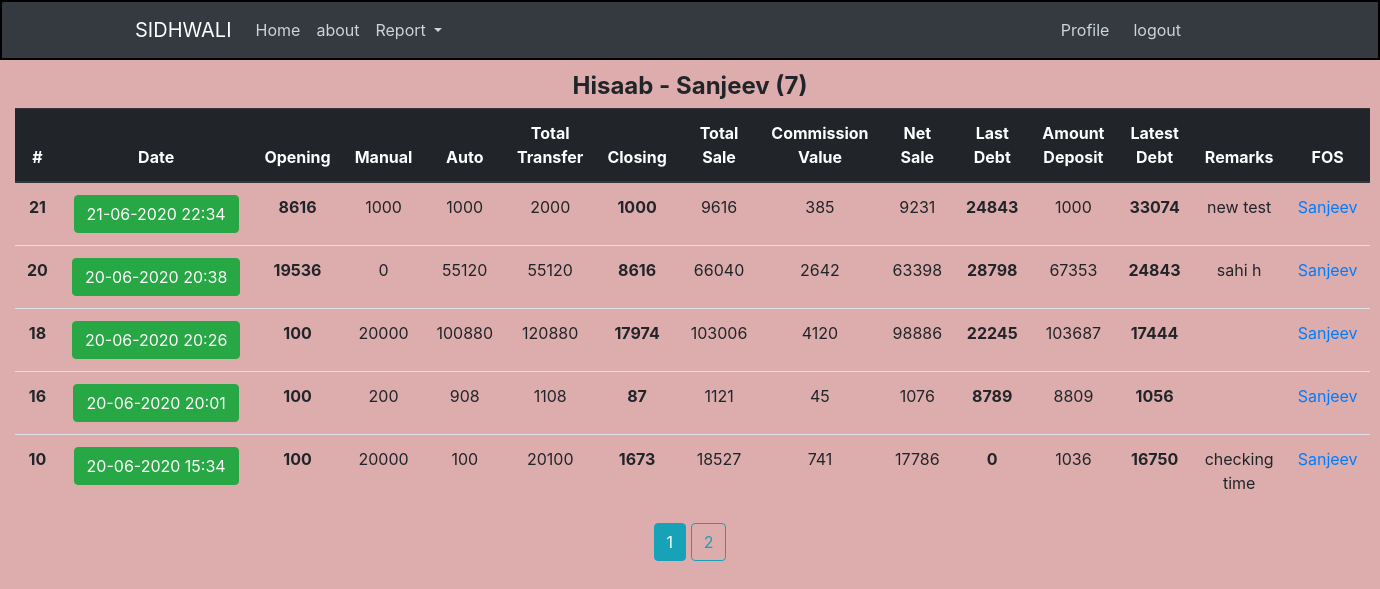
The page /home/user/Sanjeev (signed in) on the database its author committed.
### crm/models.py (models this page shows, shortened)
class User(db.Model, UserMixin):
    id = db.Column(db.Integer, primary_key=True)
    username = db.Column(db.String(20), unique=True, nullable=False)
    email = db.Column(db.String(120), unique=True, nullable=False)
    image_file = db.Column(db.String(20), nullable=False, default="default.jpeg")
    password = db.Column(db.String(20), nullable=False)
    pos_id = db.Column(db.Integer, unique=True, nullable=False)
    hisaab = db.relationship("Hisaab", backref="fos", lazy="dynamic")

class Hisaab(db.Model):
    id = db.Column(db.Integer, primary_key=True)
    date = db.Column(db.DateTime, nullable=False, default=datetime.now)
    open_bal = db.Column(db.Integer, nullable=False, default=0)
    manual_trans = db.Column(db.Integer, nullable=False, default=0)
    auto_trans = db.Column(db.Integer, nullable=False, default=0)
    closing = db.Column(db.Integer, nullable=False, default=0)
    total_trans = db.Column(db.Integer, default=0)
    total_sale = db.Column(db.Integer, default=0)
    commission_value = db.Column(db.Integer, default=0)
    net_sale = db.Column(db.Integer, default=0)
    last_debt = db.Column(db.Integer, nullable=False, default=0)
    amt_received = db.Column(db.Integer, nullable=False, default=0)
    latest_debt = db.Column(db.Integer, default=0)
    remarks = db.Column(db.Text, nullable=False)
    user_id = db.Column(db.Integer, db.ForeignKey("user.id"), nullable=False)

### crm/routes.py (the view)
@app.route("/home/user/<string:username>")
@login_required
def user_hisaab(username):
    page = request.args.get("page", 1, type=int)
    user = User.query.filter_by(username=username).first_or_404()
    hisaab = (
        Hisaab.query.filter_by(fos=user)
        .order_by(Hisaab.date.desc())
        .paginate(page=page, per_page=5)
    )
    return render_template(
        "user_hisaab.html",
        title=current_user.username + " Report",
        hisaab=hisaab,
        admin=admin,
        user=user,
    )

### crm/models.py (called while the page is built)
@login_manager.user_loader
def load_user(user_id):
    return User.query.get(int(user_id))

### crm/templates/user_hisaab.html
{% extends "index.html" %}
{% block content  %}
<div class="container-fluid text-center mt-2">
   <legend class="font-weight-bold mb-1">Hisaab - {{ user.username }} ({{ hisaab.total }})</legend>
   <table class="table">
      <thead class="thead-dark">
         <tr>
            <th scope="col">#</th>
            <th scope="col">Date</th>
            <th scope="col">Opening</th>
            <th scope="col">Manual</th>
            <th scope="col">Auto</th>
            <th scope="col">Total Transfer</th>
            <th scope="col">Closing</th>
            <th scope="col">Total Sale</th>
            <th scope="col">Commission Value</th>
            <th scope="col">Net Sale</th>
            <th scope="col">Last Debt</th>
            <th scope="col">Amount Deposit</th>
            <th scope="col">Latest Debt</th>
            <th scope="col">Remarks</th>
            {% if current_user.username == admin %}
            <th scope="col">FOS</th>
            {% endif %}
         </tr>
      </thead>
      <tbody>
         {% for hisaab in hisaab.items %}
         <tr>
            <th scope="row">{{ hisaab.id }}</th>
            <td><a class="btn btn-success"
                  href="{{ url_for('single_hisaab', hisaab_id=hisaab.id) }}">{{ hisaab.date.strftime("%d-%m-%Y %H:%M") }}</a>
            </td>
            <td><strong>{{ hisaab.open_bal }}</strong></td>
            <td>{{ hisaab.manual_trans }}</td>
            <td>{{ hisaab.auto_trans }}</td>
            <td>{{ hisaab.total_trans }}</td>
            <td><strong>{{ hisaab.closing }}</strong></td>
            <td>{{ hisaab.total_sale }}</td>
            <td>{{ hisaab.commission_value }}</td>
            <td>{{ hisaab.net_sale }}</td>
            <td><strong>{{ hisaab.last_debt }}</strong></td>
            <td>{{ hisaab.amt_received }}</td>
            <td><strong>{{ hisaab.latest_debt }}</strong></td>
            <td>{{ hisaab.remarks }}</td>
            {% if current_user.username == admin %}
            <td><a href="{{ url_for('user_hisaab', username=hisaab.fos.username) }}">{{ hisaab.fos.username }}</a></td>
            {% endif %}
         </tr>
         {% endfor %}
      </tbody>
   </table>
   {% for page_num in hisaab.iter_pages(left_edge=1, right_edge=1, left_current=1, right_current=3) %}
   {% if page_num %}
   {% if hisaab.page == page_num %}
   <a class="btn btn-info mb-4"
      href="{{ url_for('user_hisaab', username=user.username, page=page_num) }}">{{ page_num }}</a>
   {% else %}
   <a class="btn btn-outline-info mb-4"
      href="{{ url_for('user_hisaab', username=user.username, page=page_num) }}">{{ page_num }}</a>
   {% endif %}
   {% else %}
   ...
   {% endif %}
   {% endfor %}
</div>
{% endblock content %}

### crm/static/main.css (style rules this page uses)
body { background-color: rgb(221, 173, 173); }

### rows shown on the page
User: username "Sanjeev"
Hisaab: id "21", date "21-06-2020 22:34", open_bal "8616", manual_trans "1000", auto_trans "1000", total_trans "2000", closing "1000", total_sale "9616", commission_value "385", net_sale "9231", last_debt "24843", amt_received "1000", latest_debt "33074", remarks "new test", fos.username "Sanjeev"
Hisaab: id "20", date "20-06-2020 20:38", open_bal "19536", manual_trans "0", auto_trans "55120", total_trans "55120", closing "8616", total_sale "66040", commission_value "2642", net_sale "63398", last_debt "28798", amt_received "67353", latest_debt "24843", remarks "sahi h", fos.username "Sanjeev"
Hisaab: id "18", date "20-06-2020 20:26", open_bal "100", manual_trans "20000", auto_trans "100880", total_trans "120880", closing "17974", total_sale "103006", commission_value "4120", net_sale "98886", last_debt "22245", amt_received "103687", latest_debt "17444", fos.username "Sanjeev"
Hisaab: id "16", date "20-06-2020 20:01", open_bal "100", manual_trans "200", auto_trans "908", total_trans "1108", closing "87", total_sale "1121", commission_value "45", net_sale "1076", last_debt "8789", amt_received "8809", latest_debt "1056", fos.username "Sanjeev"
Hisaab: id "10", date "20-06-2020 15:34", open_bal "100", manual_trans "20000", auto_trans "100", total_trans "20100", closing "1673", total_sale "18527", commission_value "741", net_sale "17786", last_debt "0", amt_received "1036", latest_debt "16750", remarks "checking time", fos.username "Sanjeev"

### other values the page prints
{{ hisaab.total }} "7"
{{ page_num }} "1"
{{ page_num }} "2"
